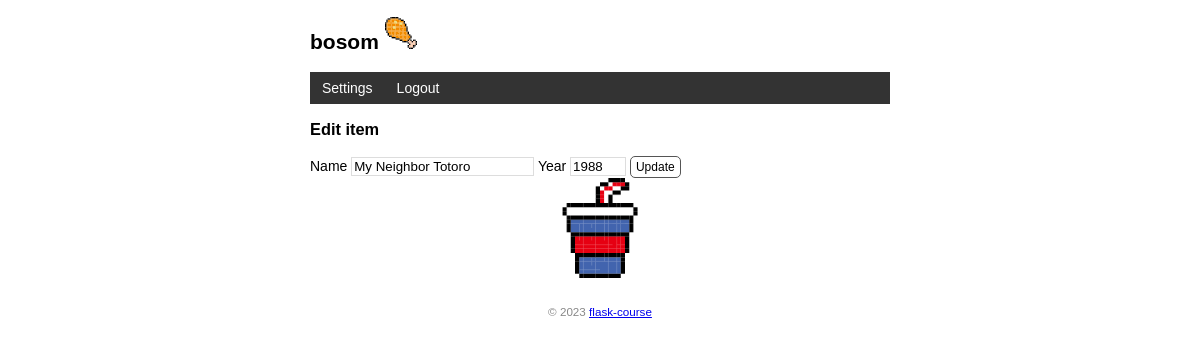
Screenshot of /movie/edit/1 (signed in) with the database file from the repository.
### models.py (models this page shows, shortened)
class User(db.Model, UserMixin):
    id = db.Column(db.Integer, primary_key=True)  # 主键
    name = db.Column(db.String(20))  # 名字
    username = db.Column(db.String(20))
    password_hash = db.Column(db.String(128))

class Movie(db.Model):  # 表名将会是 movie
    id = db.Column(db.Integer, primary_key=True)  # 主键
    title = db.Column(db.String(60))  # 电影标题
    year = db.Column(db.String(4))  # 电影年份

### views.py (the view, shortened to what this page needs)
@app.route("/movie/edit/<int:movie_id>", methods=["GET", "POST"])
@login_required
def edit(movie_id):
    movie = Movie.query.get_or_404(movie_id)
    return render_template("edit.html", movie=movie)

### __init__.py (called while the page is built)
@login_manager.user_loader
def load_user(user_id):
    from .models import User
    user = User.query.get(int(user_id))
    return user

@app.context_processor
def inject_user():
    from .models import User
    user = User.query.first()
    return dict(user=user)

### templates/edit.html
{% extends 'base.html' %}
{% block content %}
<h3>Edit item</h3>
<form method="post">
    Name <input type="text" name="title" autocomplete="off" required value="{{ movie.title }}">
    Year <input type="text" name="year" autocomplete="off" required value="{{ movie.year }}">
    <input class="btn" type="submit" name="submit" value="Update">
</form>
{% endblock %}

### templates/base.html (shortened to what this page needs)
<!DOCTYPE html>
<html lang="en">
<head>
  {% block head %}
    <link rel="stylesheet" href="{{url_for('static',filename='style.css')}}">
   {% endblock %}
</head>
<body>
    <h2>
        {{ user.name }}
         <img src="{{url_for('static',filename='images/鸡腿.png')}}">
    </h2>
    <nav>
        <ul>
            {% if current_user.is_authenticated %}
            <li><a href="{{ url_for('setting') }}">Settings</a></li>
            <li><a href="{{ url_for('logout') }}">Logout</a></li>
            {% else %}
            <li><a href="{{ url_for('login') }}">Login</a></li>
            {% endif %}
        </ul>
    </nav>
    {% block content %}
    {% endblock %}
     <img  class="totoro" src="{{url_for('static',filename='images/可乐.png')}}">
    <footer>
        <small>&copy; 2023 <a href="https://github.com/bosombaby/flask-course">flask-course</a></small>
    </footer>
</body>
</html>

### static/style.css (style rules this page uses)
body { margin: auto; max-width: 580px; font-size: 14px; font-family: Helvetica, Arial, sans-serif; }
footer { color: #888; margin-top: 15px; text-align: center; padding: 10px; }
.totoro { display: block; margin: 0 auto; height: 100px; }
nav ul { list-style-type: none; margin: 0; padding: 0; overflow: hidden; background-color: #333; }
nav li { float: left; }
nav li a { display: block; color: white; text-align: center; padding: 8px 12px; text-decoration: none; }
input[type=submit] { font-family: inherit; }
input[type=text] { border: 1px solid #ddd; }
input[name=year] { width: 50px; }
.btn { font-size: 12px; padding: 3px 5px; text-decoration: none; cursor: pointer; background-color: white; color: black; border: 1px solid #555555; border-radius: 5px; }

### rows the page displays
User: name "bosom"
Movie: title "My Neighbor Totoro", year "1988"
